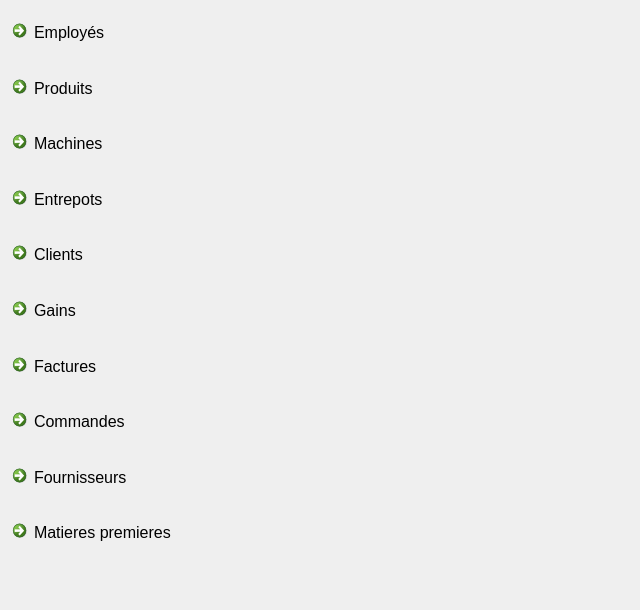
    <widget class="QWidget" name="page_2">
     <widget class="QLabel" name="label_3">
      <property name="geometry">
       <rect>
        <x>-20</x>
        <y>0</y>
        <width>631</width>
        <height>601</height>
       </rect>
      </property>
      <property name="text">
       <string/>
      </property>
      <property name="pixmap">
       <pixmap>../../Projet C++/123659886_3401277833326107_1615824726658187989_n.jpg</pixmap>
      </property>
     </widget>
     <widget class="QWidget" name="verticalLayoutWidget">
      <property name="geometry">
       <rect>
        <x>0</x>
        <y>10</y>
        <width>250</width>
        <height>561</height>
       </rect>
      </property>
      <layout class="QVBoxLayout" name="verticalLayout">
       <property name="spacing">
        <number>11</number>
       </property>
       <property name="leftMargin">
        <number>5</number>
       </property>
       <property name="topMargin">
        <number>3</number>
       </property>
       <property name="rightMargin">
        <number>5</number>
       </property>
       <property name="bottomMargin">
        <number>13</number>
       </property>
       <item>
        <widget class="QCommandLinkButton" name="commandLinkButton_8">
         <property name="font">
          <font>
           <family>Segoe UI</family>
           <pointsize>12</pointsize>
           <weight>50</weight>
           <bold>false</bold>
          </font>
         </property>
         <property name="autoFillBackground">
          <bool>false</bool>
         </property>
         <property name="text">
          <string>Employés</string>
         </property>
         <property name="icon">
          <iconset>
           <normaloff>C:/Users/Gaby/Downloads/sample.png</normaloff>C:/Users/Gaby/Downloads/sample.png</iconset>
         </property>
         <property name="iconSize">
          <size>
           <width>30</width>
           <height>30</height>
          </size>
         </property>
         <property name="autoDefault">
          <bool>true</bool>
         </property>
         <property name="default">
          <bool>false</bool>
         </property>
        </widget>
       </item>
       <item>
        <widget class="QCommandLinkButton" name="commandLinkButton_12">
         <property name="font">
          <font>
           <family>Segoe UI</family>
           <pointsize>12</pointsize>
           <weight>50</weight>
           <italic>false</italic>
           <bold>false</bold>
          </font>
         </property>
         <property name="autoFillBackground">
          <bool>false</bool>
         </property>
         <property name="text">
          <string>Produits</string>
         </property>
         <property name="icon">
          <iconset>
           <normaloff>C:/Users/Gaby/Downloads/sample.png</normaloff>C:/Users/Gaby/Downloads/sample.png</iconset>
         </property>
         <property name="iconSize">
          <size>
           <width>30</width>
           <height>30</height>
          </size>
         </property>
         <property name="autoDefault">
          <bool>true</bool>
         </property>
         <property name="default">
          <bool>false</bool>
         </property>
         <property name="description">
          <string/>
         </property>
        </widget>
       </item>
       <item>
        <widget class="QCommandLinkButton" name="commandLinkButton_9">
         <property name="font">
          <font>
           <family>Segoe UI</family>
           <pointsize>12</pointsize>
           <weight>50</weight>
           <bold>false</bold>
          </font>
         </property>
         <property name="autoFillBackground">
          <bool>false</bool>
         </property>
         <property name="text">
          <string>Machines</string>
         </property>
         <property name="icon">
          <iconset>
           <normaloff>C:/Users/Gaby/Downloads/sample.png</normaloff>C:/Users/Gaby/Downloads/sample.png</iconset>
         </property>
         <property name="iconSize">
          <size>
           <width>30</width>
           <height>30</height>
          </size>
         </property>
         <property name="autoDefault">
          <bool>true</bool>
         </property>
         <property name="default">
          <bool>false</bool>
         </property>
        </widget>
       </item>
       <item>
        <widget class="QCommandLinkButton" name="commandLinkButton_6">
         <property name="font">
          <font>
           <family>Segoe UI</family>
           <pointsize>12</pointsize>
           <weight>50</weight>
           <bold>false</bold>
          </font>
         </property>
         <property name="cursor">
          <cursorShape>ArrowCursor</cursorShape>
         </property>
         <property name="text">
          <string>Entrepots</string>
         </property>
         <property name="icon">
          <iconset>
           <normaloff>C:/Users/Gaby/Downloads/VisualMarketing_Icon.png</normaloff>C:/Users/Gaby/Downloads/VisualMarketing_Icon.png</iconset>
         </property>
         <property name="iconSize">
          <size>
           <width>30</width>
           <height>30</height>
          </size>
         </property>
         <property name="autoDefault">
          <bool>true</bool>
         </property>
        </widget>
       </item>
       <item>
        <widget class="QCommandLinkButton" name="commandLinkButton_7">
         <property name="font">
          <font>
           <family>Segoe UI</family>
           <pointsize>12</pointsize>
           <weight>50</weight>
           <bold>false</bold>
          </font>
         </property>
         <property name="text">
          <string>Clients</string>
         </property>
         <property name="icon">
          <iconset>
           <normaloff>C:/Users/Gaby/Downloads/package_icon-icons.com_53622.png</normaloff>C:/Users/Gaby/Downloads/package_icon-icons.com_53622.png</iconset>
         </property>
         <property name="iconSize">
          <size>
           <width>30</width>
           <height>28</height>
          </size>
         </property>
         <property name="autoDefault">
          <bool>true</bool>
         </property>
        </widget>
       </item>
       <item>
        <widget class="QCommandLinkButton" name="commandLinkButton_11">
         <property name="font">
          <font>
           <family>Segoe UI</family>
           <pointsize>12</pointsize>
           <weight>50</weight>
           <bold>false</bold>
          </font>
         </property>
         <property name="text">
          <string>Gains</string>
         </property>
         <property name="icon">
          <iconset>
           <normaloff>C:/Users/Gaby/Downloads/151202-ICONE-SAV-POUR-SITE-INTERNET.png</normaloff>C:/Users/Gaby/Downloads/151202-ICONE-SAV-POUR-SITE-INTERNET.png</iconset>
         </property>
         <property name="iconSize">
          <size>
           <width>45</width>
           <height>40</height>
          </size>
         </property>
         <property name="autoDefault">
          <bool>true</bool>
         </property>
        </widget>
       </item>
       <item>
        <widget class="QCommandLinkButton" name="commandLinkButton_10">
         <property name="font">
          <font>
           <family>Segoe UI</family>
           <pointsize>12</pointsize>
           <weight>50</weight>
           <bold>false</bold>
          </font>
         </property>
         <property name="text">
          <string>Factures</string>
         </property>
         <property name="icon">
          <iconset>
           <normaloff>C:/Users/Gaby/Downloads/création-de-boutique-en-ligne-pro.png</normaloff>C:/Users/Gaby/Downloads/création-de-boutique-en-ligne-pro.png</iconset>
         </property>
         <property name="iconSize">
          <size>
           <width>40</width>
           <height>45</height>
          </size>
         </property>
         <property name="autoDefault">
          <bool>true</bool>
         </property>
        </widget>
       </item>
       <item>
        <widget class="QCommandLinkButton" name="commandLinkButton_15">
         <property name="font">
          <font>
           <family>Segoe UI</family>
           <pointsize>12</pointsize>
           <weight>50</weight>
           <bold>false</bold>
          </font>
         </property>
         <property name="text">
          <string>Commandes</string>
         </property>
         <property name="icon">
          <iconset>
           <normaloff>C:/Users/Gaby/Downloads/151202-ICONE-SAV-POUR-SITE-INTERNET.png</normaloff>C:/Users/Gaby/Downloads/151202-ICONE-SAV-POUR-SITE-INTERNET.png</iconset>
         </property>
         <property name="iconSize">
          <size>
           <width>45</width>
           <height>40</height>
          </size>
         </property>
         <property name="autoDefault">
          <bool>true</bool>
         </property>
        </widget>
       </item>
       <item>
        <widget class="QCommandLinkButton" name="fournisseur">
         <property name="font">
          <font>
           <family>Segoe UI</family>
           <pointsize>12</pointsize>
           <weight>50</weight>
           <bold>false</bold>
          </font>
         </property>
         <property name="text">
          <string>Fournisseurs</string>
         </property>
         <property name="icon">
          <iconset>
           <normaloff>C:/Users/Gaby/Downloads/151202-ICONE-SAV-POUR-SITE-INTERNET.png</normaloff>C:/Users/Gaby/Downloads/151202-ICONE-SAV-POUR-SITE-INTERNET.png</iconset>
         </property>
         <property name="iconSize">
          <size>
           <width>45</width>
           <height>40</height>
          </size>
         </property>
         <property name="autoDefault">
          <bool>true</bool>
         </property>
        </widget>
       </item>
       <item>
        <widget class="QCommandLinkButton" name="matiereP">
         <property name="font">
          <font>
           <family>Segoe UI</family>
           <pointsize>12</pointsize>
           <weight>50</weight>
           <bold>false</bold>
          </font>
         </property>
         <property name="text">
          <string>Matieres premieres</string>
         </property>
         <property name="icon">
          <iconset>
           <normaloff>C:/Users/Gaby/Downloads/151202-ICONE-SAV-POUR-SITE-INTERNET.png</normaloff>C:/Users/Gaby/Downloads/151202-ICONE-SAV-POUR-SITE-INTERNET.png</iconset>
         </property>
         <property name="iconSize">
          <size>
           <width>45</width>
           <height>40</height>
          </size>
         </property>
         <property name="autoDefault">
          <bool>true</bool>
         </property>
        </widget>
       </item>
      </layout>
     </widget>
    </widget>
